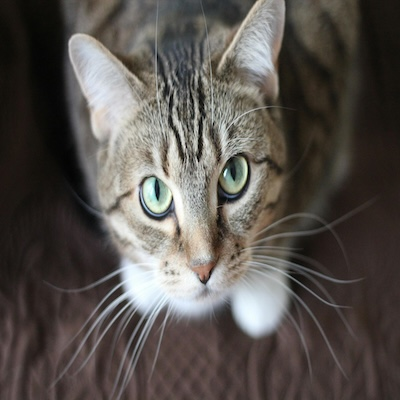
#> input picture profile2.jpg, 400 x 400 px
$ python Project3.py
#> lines starting #> are read from the running program, lines starting #| are printed output that depends on the picture
import numpy as np
from PIL import Image
import cv2
from heapq import heappop, heappush
from collections import Counter

def rgb_to_ycbcr(image):
    ycbcr = np.zeros_like(image, dtype=np.float32)
    ycbcr[..., 0] =  0.299 * image[..., 0] + 0.587 * image[..., 1] + 0.114 * image[..., 2]
    ycbcr[..., 1] = -0.1687 * image[..., 0] - 0.3313 * image[..., 1] + 0.5 * image[..., 2] + 128
    ycbcr[..., 2] =  0.5 * image[..., 0] - 0.4187 * image[..., 1] - 0.0813 * image[..., 2] + 128
    return ycbcr

def downsample(channel):
    h, w = channel.shape
    downsampled = channel.reshape(h // 2, 2, w // 2, 2).mean(axis=(1, 3))
    return downsampled

def dct_2d(block):
    return np.round(cv2.dct(block))

def block_process(channel, block_size, process_block):
    print(f"Processing blocks of shape: {channel.shape}")
    if len(channel.shape) == 3:
        channel = channel.reshape(-1, channel.shape[-2], channel.shape[-1])
    h, w = channel.shape[:2]
    blocks = (channel.reshape(h // block_size, block_size, -1, block_size)
                      .swapaxes(1, 2)
                      .reshape(-1, block_size, block_size))
    processed_blocks = np.array([process_block(block) for block in blocks])
    return (processed_blocks.reshape(h // block_size, w // block_size, block_size, block_size)
                            .swapaxes(1, 2)
                            .reshape(h, w))

quant_table_luminance = np.array([
    [16, 11, 10, 16, 24, 40, 51, 61],
    [12, 12, 14, 19, 26, 58, 60, 55],
    [14, 13, 16, 24, 40, 57, 69, 56],
    [14, 17, 22, 29, 51, 87, 80, 62],
    [18, 22, 37, 56, 68, 109, 103, 77],
    [24, 35, 55, 64, 81, 104, 113, 92],
    [49, 64, 78, 87, 103, 121, 120, 101],
    [72, 92, 95, 98, 112, 100, 103, 99]
])

quant_table_chrominance = np.array([
    [17, 18, 24, 47, 99, 99, 99, 99],
    [18, 21, 26, 66, 99, 99, 99, 99],
    [24, 26, 56, 99, 99, 99, 99, 99],
    [47, 66, 99, 99, 99, 99, 99, 99],
    [99, 99, 99, 99, 99, 99, 99, 99],
    [99, 99, 99, 99, 99, 99, 99, 99],
    [99, 99, 99, 99, 99, 99, 99, 99],
    [99, 99, 99, 99, 99, 99, 99, 99]
])

def quantize(block, quant_table):
    return np.round(block / quant_table).astype(np.int32)

def dequantize(block, quant_table):
    return block * quant_table

def build_huffman_tree(symbols):
    heap = [[weight, [symbol, ""]] for symbol, weight in Counter(symbols).items()]
    while len(heap) > 1:
        lo = heappop(heap)
        hi = heappop(heap)
        for pair in lo[1:]:
            pair[1] = '0' + pair[1]
        for pair in hi[1:]:
            pair[1] = '1' + pair[1]
        heappush(heap, [lo[0] + hi[0]] + lo[1:] + hi[1:])
    return dict(sorted(heappop(heap)[1:], key=lambda p: (len(p[-1]), p)))

def huffman_encode(data, huff_table):
    return "".join(huff_table[symbol] for symbol in data)

def huffman_decode(encoded_data, huff_table):
    reverse_huff_table = {v: k for k, v in huff_table.items()}
    decoded_data = []
    buffer = ""
    for bit in encoded_data:
        buffer += bit
        if buffer in reverse_huff_table:
            decoded_data.append(reverse_huff_table[buffer])
            buffer = ""
    return np.array(decoded_data)

def zigzag_order(block):
    indexorder = sorted(((x, y) for x in range(8) for y in range(8)), key=lambda p: (p[0] + p[1], -p[1] if (p[0] + p[1]) % 2 else p[1]))
    return [block[i, j] for i, j in indexorder]

def inverse_zigzag_order(data):
    indexorder = sorted(((x, y) for x in range(8) for y in range(8)), key=lambda p: (p[0] + p[1], -p[1] if (p[0] + p[1]) % 2 else p[1]))
    block = np.zeros((8, 8), dtype=np.int32)
    for i, (x, y) in enumerate(indexorder):
        block[x, y] = data[i]
    return block

def encode_channel(channel_quantized):
    huff_table = build_huffman_tree(channel_quantized.flatten())
    encoded_data = huffman_encode(zigzag_order(channel_quantized), huff_table)
    return encoded_data, huff_table

def decode_channel(encoded_data, huff_table):
    decoded_data = huffman_decode(encoded_data, huff_table)
    decoded_blocks = np.array([inverse_zigzag_order(decoded_data[i*64:(i+1)*64]) for i in range(len(decoded_data) // 64)])
    return decoded_blocks

def idct_2d(block):
    return cv2.idct(block.astype(np.float32))

def upsample(channel, target_shape):
    return cv2.resize(channel, (target_shape[1], target_shape[0]), interpolation=cv2.INTER_LINEAR)

def ycbcr_to_rgb(ycbcr):
    rgb = np.zeros_like(ycbcr, dtype=np.uint8)
    rgb[..., 0] = ycbcr[..., 0] + 1.402 * (ycbcr[..., 2] - 128)
    rgb[..., 1] = ycbcr[..., 0] - 0.344136 * (ycbcr[..., 1] - 128) - 0.714136 * (ycbcr[..., 2] - 128)
    rgb[..., 2] = ycbcr[..., 0] + 1.772 * (ycbcr[..., 1] - 128)
    return np.clip(rgb, 0, 255).astype(np.uint8)

# Load and process the image
image = np.array(Image.open('profile2.jpg'))
#> image is the input picture: shape (400, 400, 3); mean R, G, B 87.7, 82.4, 77.9
ycbcr_image = rgb_to_ycbcr(image)
#> in rgb_to_ycbcr, `ycbcr[..., 0] =  0.299 * image[..., 0] + 0.587 * image[..., 1] + 0.114..`:
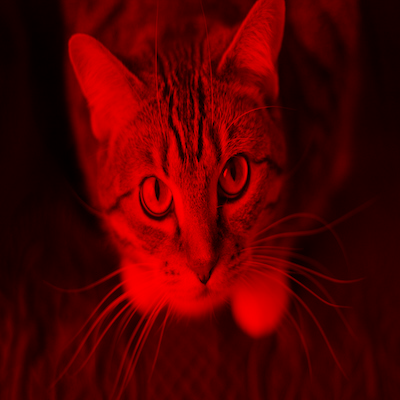
#> ycbcr: shape (400, 400, 3) float32; mean R, G, B 83.5, 0, 0
#> in rgb_to_ycbcr, `ycbcr[..., 1] = -0.1687 * image[..., 0] - 0.3313 * image[..., 1] + 0.5..`:
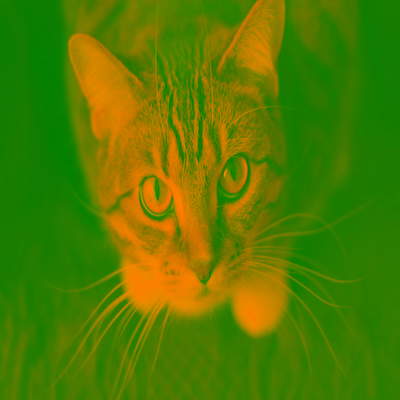
#> ycbcr: shape (400, 400, 3) float32; mean R, G, B 83.5, 124.9, 0
#> in rgb_to_ycbcr, `ycbcr[..., 2] =  0.5 * image[..., 0] - 0.4187 * image[..., 1] - 0.0813..`:
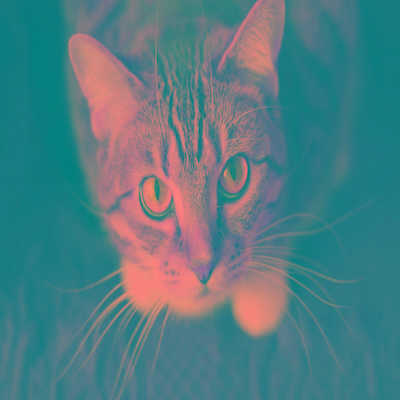
#> ycbcr: shape (400, 400, 3) float32; mean R, G, B 83.5, 124.9, 131.1
y = ycbcr_image[..., 0]
cb = downsample(ycbcr_image[..., 1])
#> in downsample, `downsampled = channel.reshape(h // 2, 2, w // 2, 2).mean(axis=(1, 3))`:
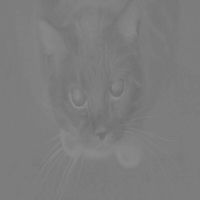
#> downsampled: shape (200, 200) float32; min 110, max 143.4, mean 124.9
cr = downsample(ycbcr_image[..., 2])
y_dct = block_process(y, 8, dct_2d)
#| Processing blocks of shape: (400, 400)
#> in block_process, `return (processed_blocks.reshape(h // block_size, w // block_size, blo..`:
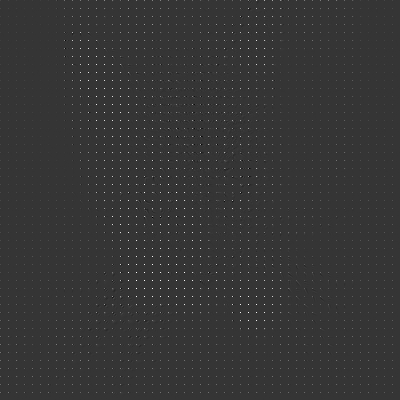
#> returned value: shape (400, 400) float32; min -525, max 2000, mean 10.2; drawn with min black and max white
cb_dct = block_process(cb, 8, dct_2d)
#> call 2 of block_process, with block_size = 8
#| Processing blocks of shape: (200, 200)
#> in block_process (call 2), `return (processed_blocks.reshape(h // block_size, w // block_size, blo..`:
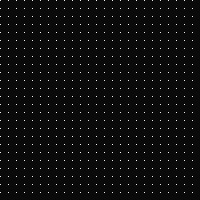
#> returned value: shape (200, 200) float32; min -46, max 1079, mean 15.6; drawn with min black and max white
cr_dct = block_process(cr, 8, dct_2d)
#| Processing blocks of shape: (200, 200)
y_quantized = block_process(y_dct, 8, lambda block: quantize(block, quant_table_luminance))
#| Processing blocks of shape: (400, 400)
cb_quantized = block_process(cb_dct, 8, lambda block: quantize(block, quant_table_chrominance))
#| Processing blocks of shape: (200, 200)
cr_quantized = block_process(cr_dct, 8, lambda block: quantize(block, quant_table_chrominance))
#| Processing blocks of shape: (200, 200)
y_encoded, y_huff_table = encode_channel(y_quantized)
#> in build_huffman_tree, `heap = [[weight, [symbol, ""]] for symbol, weight in Counter(symbols)...`: heap = 169 items
#> the loop in build_huffman_tree, `while len(heap) > 1:` made 168 passes
#> (lo, hi) on passes 1 to 3: ([96, [11, '']], [4, [118, '']]), ([1, [124, '']], [129, [10, '']]), ([3, [125, '']], [215, [6, '']])
#> after the loop in build_huffman_tree, `while len(heap) > 1:`: pair = [0, '1']
#> in encode_channel, `huff_table = build_huffman_tree(channel_quantized.flatten())`: huff_table = 169 items
#> in zigzag_order, `indexorder = sorted(((x, y) for x in range(8) for y in range(8)), key=..`: indexorder = 64 pairs, first value 0 to 7, second value 0 to 7
#> y_huff_table = 169 items
cb_encoded, cb_huff_table = encode_channel(cb_quantized)
#> the loop in build_huffman_tree (call 2), `while len(heap) > 1:` made 15 passes
#> (lo, hi) on passes 1, 2, 3, 4, 5, 6, 7, 10, 11: ([289, [59, '']], [72, [57, '']]), ([65, [60, '']], [1, [-3, '']]), ([2, [54, '']], [9, [55, '']]), ([5, [2, '']], [11, [54, '0'], [55, '1']]), ([66, [60, '0'], [-3, '1']], [14, [63, '']]), ([7, [-2, '']], [16, [2, '0'], [54, '10'], [55, '11']]), ([17, [62, '']], [23, [-2, '0'], [2, '10'], [54, '110'], [55, '111']]), ([98, [58, '']], [107, [-1, '']]), ([109, [1, '']], [34, [61, '']])
#> lo on passes 8, 9, 12, 13, 14: [25, [56, '']], [80, [60, '00'], [-3, '01'], [63, '1']], [143, [1, '0'], [61, '1']], [205, [58, '0'], [-1, '1']], [361, [59, '0'], [57, '1']]
#> cb_huff_table = 16 items
cr_encoded, cr_huff_table = encode_channel(cr_quantized)
#> cr_huff_table = 19 items

# Decode
y_decoded_blocks = decode_channel(y_encoded, y_huff_table)
#> in huffman_decode, `reverse_huff_table = {v: k for k, v in huff_table.items()}`: reverse_huff_table = 169 items
#> after the loop in huffman_decode, `for bit in encoded_data:`: buffer = ''; decoded_data = 64 values, max 11 at index 0, min 0 at index 1, mean 0.172
cb_decoded_blocks = decode_channel(cb_encoded, cb_huff_table)
cr_decoded_blocks = decode_channel(cr_encoded, cr_huff_table)
print(f"Y decoded blocks shape: {y_decoded_blocks.shape}")
#| Y decoded blocks shape: (1, 8, 8)
print(f"Cb decoded blocks shape: {cb_decoded_blocks.shape}")
#| Cb decoded blocks shape: (1, 8, 8)
print(f"Cr decoded blocks shape: {cr_decoded_blocks.shape}")
#| Cr decoded blocks shape: (1, 8, 8)
y_dequantized = block_process(y_decoded_blocks, 8, lambda block: dequantize(block, quant_table_luminance))
#| Processing blocks of shape: (1, 8, 8)
#> (the run stopped early here; a loop or call above may not have finished)

$ run again, with profile.jpg copied over profile2.jpg
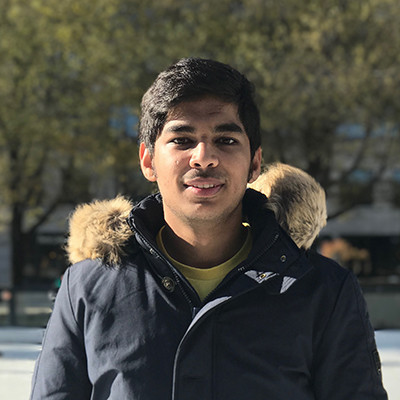
#> input picture profile.jpg, 400 x 400 px
#> image is the input picture: shape (400, 400, 3); mean R, G, B 77.2, 75.2, 66.3
#> in downsample (call 2), `downsampled = channel.reshape(h // 2, 2, w // 2, 2).mean(axis=(1, 3))`:
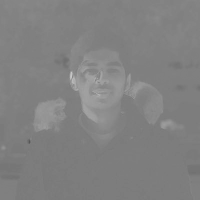
#> downsampled: shape (200, 200) float32; min 86.96, max 200.7, mean 129.7
#| Processing blocks of shape: (400, 400)
#| Processing blocks of shape: (200, 200)
#| Processing blocks of shape: (200, 200)
#| Processing blocks of shape: (400, 400)
#> in block_process (call 4), `return (processed_blocks.reshape(h // block_size, w // block_size, blo..`:
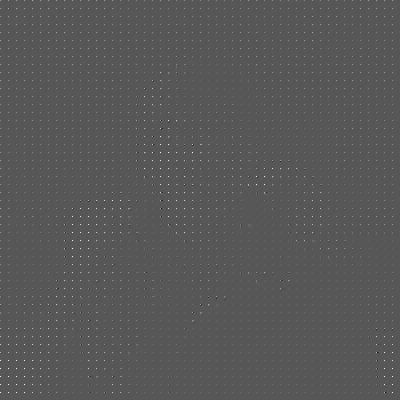
#> returned value: shape (400, 400) int32; min -62, max 118, mean 0.6; drawn with min black and max white
#| Processing blocks of shape: (200, 200)
#| Processing blocks of shape: (200, 200)
#> heap = 168 items
#> the loop in build_huffman_tree, `while len(heap) > 1:` made 167 passes
#> (lo, hi) on passes 1 to 3: ([33, [48, '']], [1, [-58, '']]), ([2, [85, '']], [267, [5, '']]), ([1, [-50, '']], [22, [54, '']])
#> after the loop in build_huffman_tree, `while len(heap) > 1:`: pair = [0, '1']
#> huff_table = 168 items
#> indexorder = 64 pairs, first value 0 to 7, second value 0 to 7
#> y_huff_table = 168 items
#> the loop in build_huffman_tree (call 2), `while len(heap) > 1:` made 30 passes
#> (lo, hi) on passes 1 to 6: ([17, [51, '']], [1, [65, '']]), ([18, [51, '0'], [65, '1']], [4, [49, '']]), ([6, [64, '']], [31, [2, '']]), ([3, [50, '']], [28, [53, '']]), ([1, [6, '']], [2, [-5, '']]), ([3, [6, '0'], [-5, '1']], [3, [45, '']])
#> cb_huff_table = 31 items
#> cr_huff_table = 32 items
#> reverse_huff_table = 168 items
#> after the loop in huffman_decode, `for bit in encoded_data:`: buffer = ''; decoded_data = 64 values, max 48 at index 0, min -1 at index 8, mean 0.828
#| Y decoded blocks shape: (1, 8, 8)
#| Cb decoded blocks shape: (1, 8, 8)
#| Cr decoded blocks shape: (1, 8, 8)
#| Processing blocks of shape: (1, 8, 8)

$ run again, with reconstructed_image.jpg copied over profile2.jpg
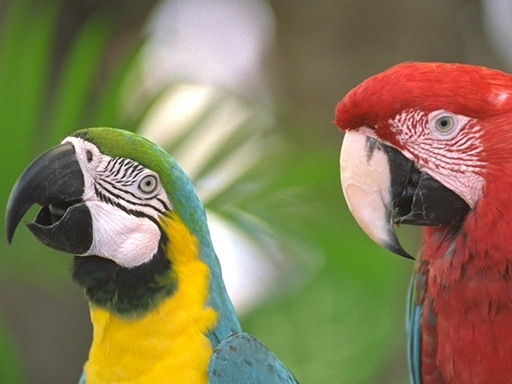
#> input picture reconstructed_image.jpg, 512 x 384 px
#> image is the input picture: shape (384, 512, 3); mean R, G, B 135.1, 123.8, 86.5
#> in downsample (call 2), `downsampled = channel.reshape(h // 2, 2, w // 2, 2).mean(axis=(1, 3))`:
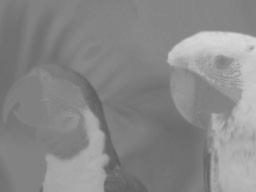
#> downsampled: shape (192, 256) float32; min 92.36, max 215.7, mean 136.7
#| Processing blocks of shape: (384, 512)
#| Processing blocks of shape: (192, 256)
#| Processing blocks of shape: (192, 256)
#> in block_process (call 3), `return (processed_blocks.reshape(h // block_size, w // block_size, blo..`:
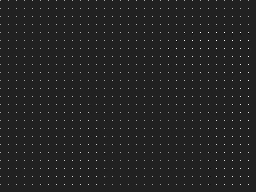
#> returned value: shape (192, 256) float32; min -252, max 1680, mean 17; drawn with min black and max white
#| Processing blocks of shape: (384, 512)
#| Processing blocks of shape: (192, 256)
#| Processing blocks of shape: (192, 256)
#> heap = 172 items
#> the loop in build_huffman_tree, `while len(heap) > 1:` made 171 passes
#> (lo, hi) on passes 1 to 3: ([40, [40, '']], [2, [123, '']]), ([1, [-46, '']], [4205, [1, '']]), ([1, [-51, '']], [37, [37, '']])
#> after the loop in build_huffman_tree, `while len(heap) > 1:`: pair = [0, '1']
#> huff_table = 172 items
#> indexorder = 64 pairs, first value 0 to 7, second value 0 to 7
#> y_huff_table = 172 items
#> the loop in build_huffman_tree (call 2), `while len(heap) > 1:` made 65 passes
#> (lo, hi) on passes 1 to 8: ([43, [53, '']], [1, [67, '']]), ([2, [65, '']], [96, [2, '']]), ([38, [50, '']], [43, [56, '']]), ([1, [37, '']], [34, [60, '']]), ([21, [-4, '']], [3, [11, '']]), ([4, [66, '']], [5, [14, '']]), ([1, [-12, '']], [9, [66, '0'], [14, '1']]), ([24, [-4, '0'], [11, '1']], [21, [45, '']])
#> cb_huff_table = 66 items
#> cr_huff_table = 73 items
#> reverse_huff_table = 172 items
#> after the loop in huffman_decode, `for bit in encoded_data:`: buffer = ''; decoded_data = 64 values, max 40 at index 0, min 0 at index 1, mean 0.641
#| Y decoded blocks shape: (1, 8, 8)
#| Cb decoded blocks shape: (1, 8, 8)
#| Cr decoded blocks shape: (1, 8, 8)
#| Processing blocks of shape: (1, 8, 8)
